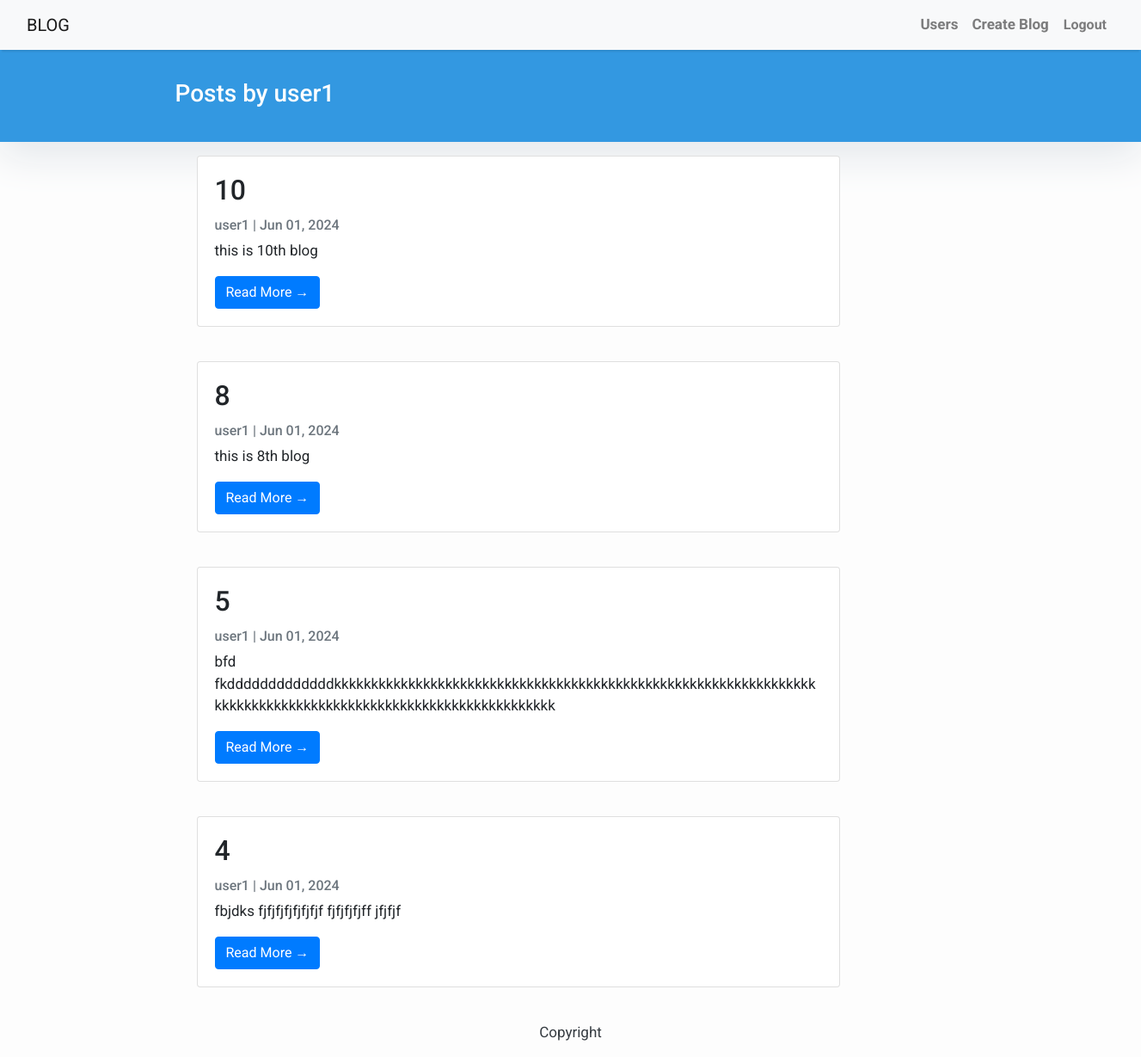
Before: /blog/user/user1/ with the older database file.
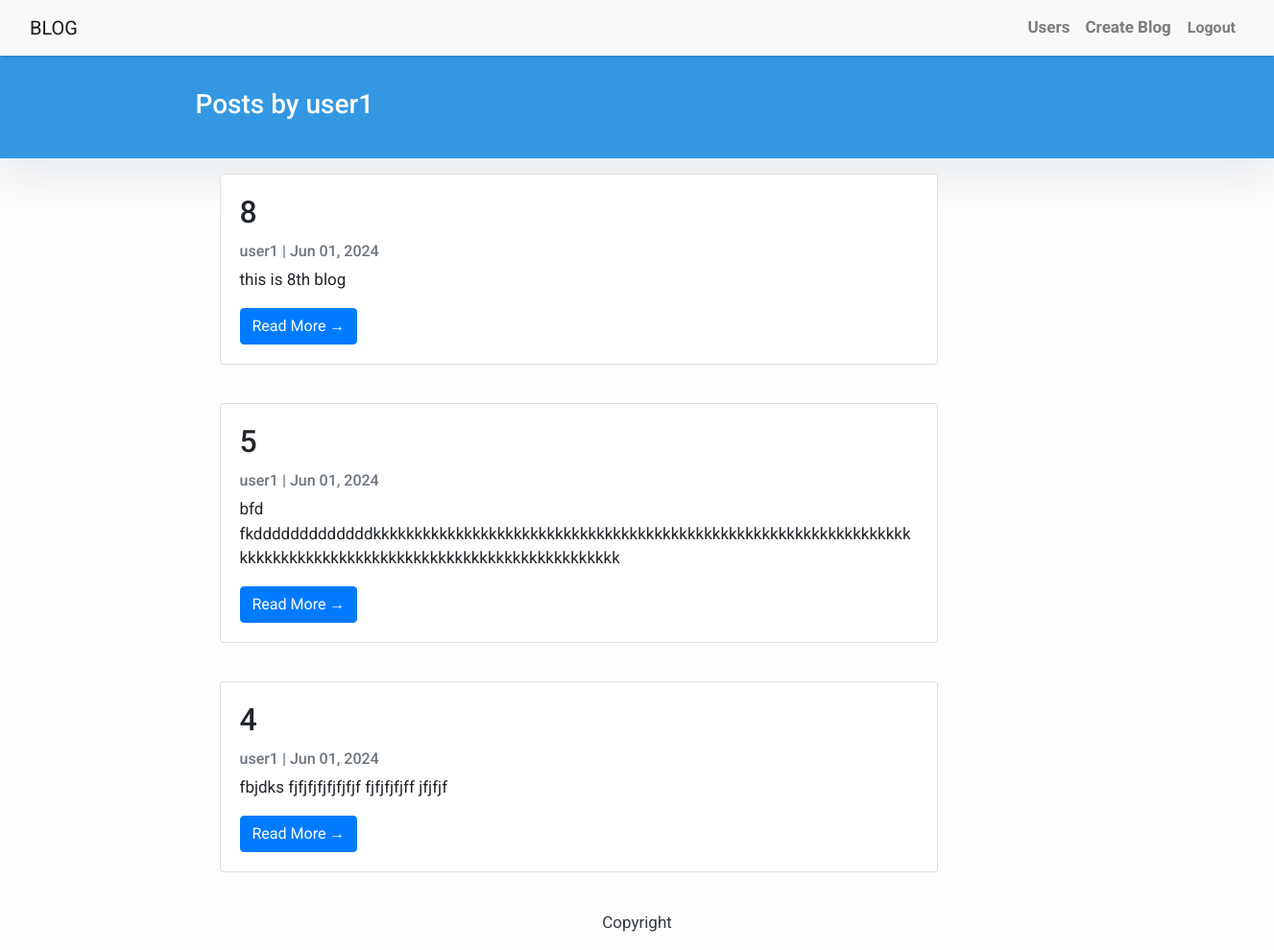
After: the same page with the newer database file.
### blog/models.py (models this page shows, shortened)
class Post(models.Model):
    title = models.CharField(max_length=200, unique=True)
    slug = models.SlugField(max_length=200, unique=True)
    author = models.ForeignKey(User, on_delete= models.CASCADE,related_name='blog_posts')
    updated_on = models.DateTimeField(auto_now= True)
    content = models.TextField()
    created_on = models.DateTimeField(auto_now_add=True)
    media = models.FileField(upload_to='post_media/', blank=True, null=True)
    class Meta:
        ordering = ['-created_on']

### blog/views.py (the view)
# urls.py: path('user/<str:username>/', views.UserPosts.as_view(), name='user_posts'),
class UserPosts(generic.ListView):
    template_name = 'blog/user_posts.html'
    context_object_name = 'posts'
    def get_queryset(self):
        self.user = get_object_or_404(User, username=self.kwargs['username'])
        return Post.objects.filter(author=self.user).order_by('-created_on')
    def get_context_data(self, **kwargs):
        context = super().get_context_data(**kwargs)
        context['user'] = self.user
        return context

### blog/templates/blog/user_posts.html (shortened to what this page needs)
{% extends "blog/blogs_base.html" %}
{% block content %}
<header class="masthead">
    <div class="container">
        <div class="row">
            <div class=" col-md-8 col-md-10 mx-auto">
                <div class="site-heading">
                    <h3 class=" site-heading my-4 mt-3 text-white">Posts by {{ user.username }} </h3>
                </div>
            </div>
        </div>
    </div>
</header>
<div class="container" style="display: flex; flex-direction: row; max-width: 900px;">
    <div class="row">
        {% for post in posts %}
        <div class="col-md-8 mt-3 center">
            <div class="card mb-4">
                <div class="card-body">
                    <h2 class="card-title">{{ post.title }}</h2>
                    <p class="card-text text-muted h6">{{ post.author }} | {{ post.created_on|date:"M d, Y" }} </p>
                    <p class="card-text">{{post.content|slice:":200" }}</p>
                    <a href="{% url 'post_detail' post.slug %}" class="btn btn-primary">Read More &rarr;</a>
                </div>
            </div>
        </div>
        {% endfor %}
    </div>
</div>
{% endblock %}

Changed rows visible on the page:
removed Post: title "10", author "user1", created_on "Jun 01, 2024", content "this is 10th blog"
